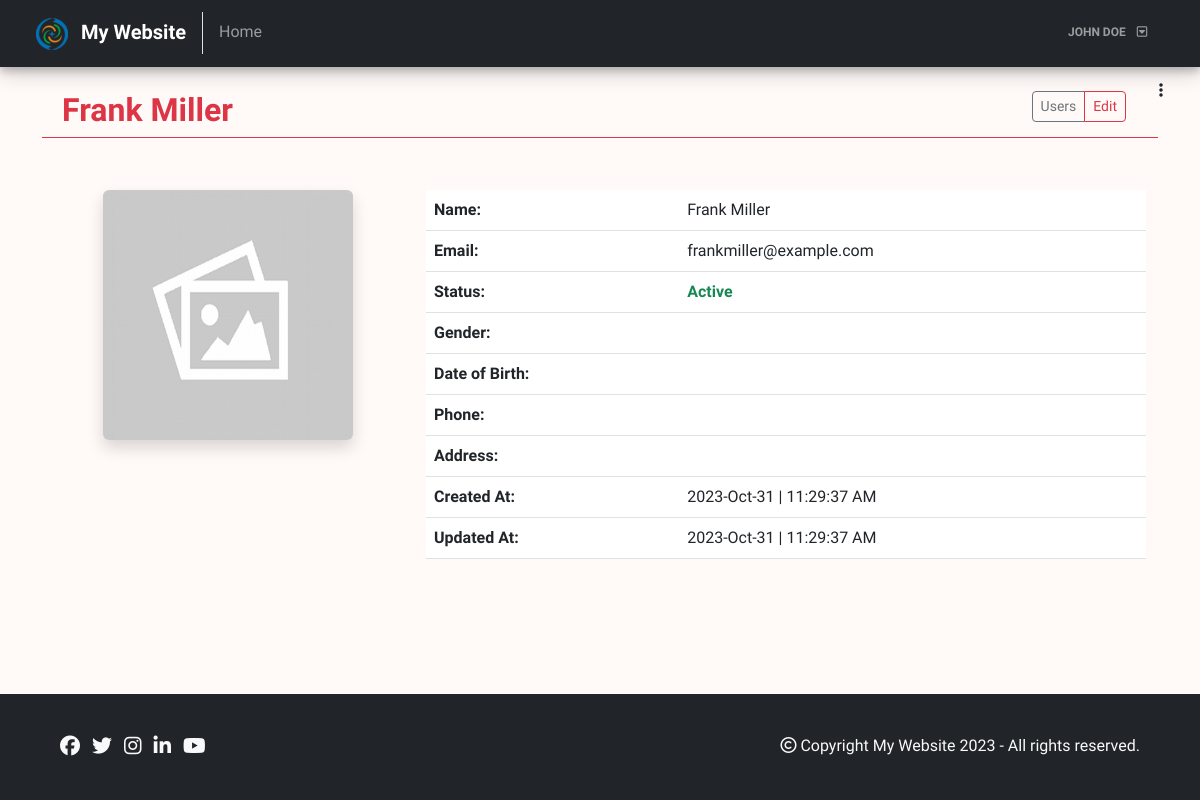
The page /admin/users/view.php?id=10 (signed in) on the database its author committed.
### tables this page shows
CREATE TABLE `users` (
  `id` int(11) NOT NULL,
  `name` varchar(255) NOT NULL,
  `email` varchar(255) NOT NULL,
  `password` varchar(255) NOT NULL,
  `gender` char(1) DEFAULT NULL,
  `dob` date DEFAULT NULL,
  `phone` varchar(15) DEFAULT NULL,
  `address` varchar(255) DEFAULT NULL,
  `image` varchar(255) DEFAULT NULL,
  `role` char(1) NOT NULL DEFAULT 'u',
  `status` tinyint(1) NOT NULL DEFAULT 1,
  `created_at` datetime NOT NULL DEFAULT current_timestamp(),
  `updated_at` datetime NOT NULL DEFAULT current_timestamp()
);

### logics/db.php (called while the page is built, shortened)
<?php
class db
{
	private $dbHost = "localhost";
	private $dbUser = "root";
	private $dbPassword = "";
	private $dbName = "php_basic_crud_db";
	private $mysqli = "";
	private $conn = false;
	public function __construct()
	{
		if(!$this->conn)
		{
			$this->mysqli = new mysqli($this->dbHost, $this->dbUser, $this->dbPassword, $this->dbName);
			$this->conn = true;
		}
		else
		{
			return true;
		}
	}
	public function dynamicallyBindParameters($query, $params)
	{
		$types = '';
	        foreach($params as $param)
	        {
	            if(is_int($param))
	            {	$types .= 'i';	}
	            elseif (is_float($param))
	            {	$types .= 'd';	}
	            elseif (is_string($param))
	            {   $types .= 's';	}
	            else
	            {   $types .= 'b';	}
	        }
	        $bind_names[] = $types;
	        for ($i=0; $i<count($params);$i++)
	        {
	            $bind_name = 'bind' . $i;
	            $bind_names[] = &$$bind_name;
	        }
	        return $bind_names;
	}
	public function executeSQL($query, $params, $select = false)
	{
	    if (!empty($params))
	    {
	        $bind_names = $this->dynamicallyBindParameters($query, $params);
			$query = $this->mysqli->prepare($query);
	        call_user_func_array(array($query,'bind_param'), $bind_names);
	        $query->execute();
	        if($select)
	        {
	        	$result = $query->get_result()->fetch_all(MYSQLI_ASSOC);
	    	}
	    }
	    return $result;
	}
}
?>

### admin/users/variables.php (called while the page is built, shortened)
<?php
$plural = "users";
?>

### admin/users/view.php (the view, shortened to what this page needs)
<?php
include('../../logics/db.php');
$obj = new db();
include('variables.php');
$id = $_GET['id'];
$paramList = [$id];
$sql = "SELECT * FROM $plural WHERE id = ? AND status != 0 AND role != 'a'";
$result = $obj->executeSQL($sql, $paramList, true);
if($result == '' || empty($result))
{
    $_SESSION['error'] = "Something went wrong.";
    header('location: index.php'); die();
}
else
{
    $row = $result[0];
}
?>
<!DOCTYPE html>
<html lang="en">
<head>
    <?php include('../includes/head-contents.php'); ?>
</head>
<body>
    <?php include('../includes/admin-navbar.php'); ?>
    <?php include('../includes/admin-sidebar.php'); ?>
    <div class="container my-4">
        <div class="row px-2">
            <div class="col-6">
                <h2 class="text-danger fw-bold"><?php echo $row['name']; ?></h2>
            </div>
            <div class="col-6 text-end">
                <div class="btn-group" role="group" aria-label="Basic outlined example">
                    <a href="index.php" type="button" class="btn btn-sm btn-outline-secondary"><?php echo ucwords($plural); ?></a>
                    <a href="edit.php?id=<?php echo $row['id'] ?>" type="button" class="btn btn-sm btn-outline-danger">Edit</a>
                </div>
            </div>
        </div>
        <hr class="text-danger opacity-100 my-0">
    </div>
    <div class="container my-5 px-4 py-1">
        <div class="row">
            <div class="col-md-4 text-center">
                <?php $img = empty($row['image']) ? "../../images/placeholder.png" : "../uploads/$plural/" . $row['image']?>
                <img src="<?php echo $img; ?>" class="img img-fluid shadow rounded mb-4 entityImage">
            </div>
            <div class="col-md-8">
                <table class="table">
                    <tr>
                        <td class="fw-bold">Name:</td>
                        <td><?php echo $row['name'] ?></td>
                    </tr>
                    <tr>
                        <td class="fw-bold">Email:</td>
                        <td><?php echo $row['email'] ?></td>
                    </tr>
                    <tr>
                        <?php
                            $status = "";
                            $statusClass = "";
                            if ($row['status'] == "1")
                            {
                                $status =  "Active";
                                $statusClass = "text-success";
                            }
                            elseif($row['status'] == "0")
                            {
                                $status =  "Blocked";
                                $statusClass = "text-danger";
                            }
                        ?>
                        <td class="fw-bold">Status:</td>
                        <td class="<?php echo $statusClass; ?> fw-bold"><?php echo $status ?></td>
                    </tr>
                    <tr>
                        <?php
                            $gender = "";
                        ?>
                        <td class="fw-bold">Gender:</td>
                        <td><?php echo $gender ?></td>
                    </tr>
                    <tr>
                        <td class="fw-bold">Date of Birth:</td>
                        <td><?php echo $row['dob'] ?></td>
                    </tr>
                    <tr>
                        <td class="fw-bold">Phone:</td>
                        <td><?php echo $row['phone'] ?></td>
                    </tr>
                    <tr>
                        <td class="fw-bold">Address:</td>
                        <td><?php echo $row['address'] ?></td>
                    </tr>
                    <tr>
                        <td class="fw-bold">Created At:</td>
                        <td><?php echo date('Y-M-d | h:i:s A', strtotime($row["created_at"])) ?></td>
                    </tr>
                    <tr>
                        <td class="fw-bold">Updated At:</td>
                        <td><?php echo date('Y-M-d | h:i:s A', strtotime($row["updated_at"])) ?></td>
                    </tr>
                </table>
            </div>
        </div>
    </div>
    <?php include('../../includes/footer.php'); ?>
</body>
</html>

### css/style.css (style rules this page uses)
* { font-family: 'Cabin', Helvetica, sans-serif; }
body { min-height: 100vh; position: relative; margin: 0; padding-bottom: 100px; box-sizing: border-box; background-color: #FFFAF8; }
.entityImage { width: 250px; height: 250px; }

### rows shown on the page
users: name "Frank Miller", email "frankmiller@example.com", status "Active", created_at "2023-Oct-31 | 11:29:37 AM", updated_at "2023-Oct-31 | 11:29:37 AM"

### other values the page prints
WEBSITE_NAME "My Website"
$_SESSION['username'] "JOHN DOE"
$plural "Users"
